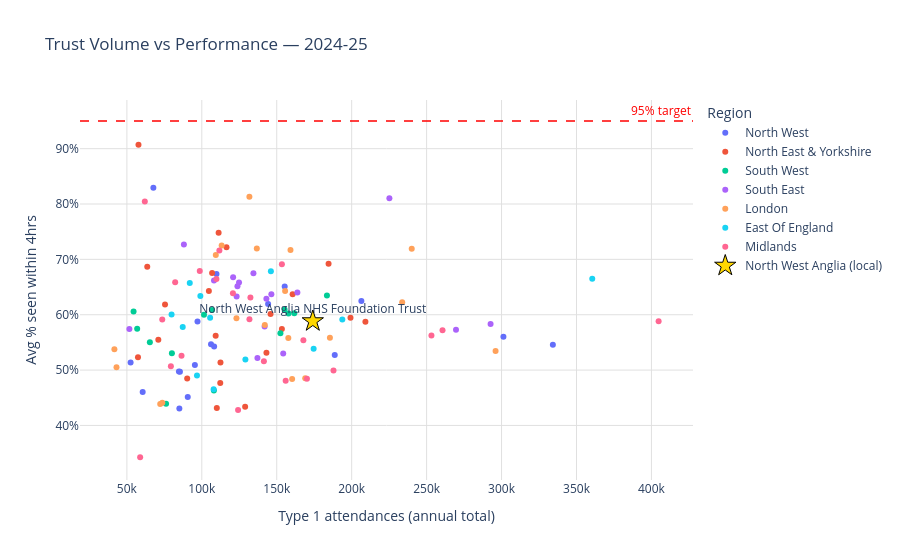

The notebook cell saved with this chart:
### Markdown cell above
## Chart 4 — Volume vs performance scatter (latest year)

Does a higher patient volume mean worse performance? This scatter plots each trust as a dot — x axis is total Type 1 attendances for the year, y axis is average performance. Colour shows region. The local trust (North West Anglia — Hinchingbrooke) is highlighted and labelled.

If there's a clear downward trend it would suggest busier trusts are systematically struggling. If the scatter is all over the place, volume alone isn't the driver.

### Code cell
trust_agg = (
    latest
    .groupby(["code", "name", "region_label", "is_local_trust"])
    .agg(
        total_type1=("type1_attendances", "sum"),
        avg_perf=("pct_4hr_type1_pct", "mean")
    )
    .reset_index()
    .dropna(subset=["avg_perf", "total_type1"])
)

trust_agg["label"] = trust_agg.apply(
    lambda r: r["name"] if r["is_local_trust"] == 1 else "", axis=1
)

fig = px.scatter(
    trust_agg,
    x="total_type1",
    y="avg_perf",
    color="region_label",
    hover_name="name",
    text="label",
    title=f"Trust Volume vs Performance — {latest_year}",
    labels={
        "total_type1": "Type 1 attendances (annual total)",
        "avg_perf": "Avg % seen within 4hrs",
        "region_label": "Region"
    }
)

# make local trust stand out
local_trust = trust_agg[trust_agg["is_local_trust"] == 1]
if not local_trust.empty:
    fig.add_trace(go.Scatter(
        x=local_trust["total_type1"],
        y=local_trust["avg_perf"],
        mode="markers",
        marker=dict(symbol="star", size=16, color="gold", line=dict(color="black", width=1)),
        name="North West Anglia (local)",
        hovertext=local_trust["name"],
        hoverinfo="text"
    ))

fig.add_hline(
    y=95, line_dash="dash", line_color="red", line_width=1.5,
    annotation_text="95% target", annotation_position="top right",
    annotation_font_color="red"
)

fig.update_traces(textposition="top center", selector=dict(mode="markers+text"))
fig.update_layout(
    plot_bgcolor="white",
    yaxis=dict(ticksuffix="%")
)
fig.update_xaxes(showgrid=True, gridcolor="#e0e0e0")
fig.update_yaxes(showgrid=True, gridcolor="#e0e0e0")

fig.write_html("../outputs/figures/plotly_04_scatter_volume_performance.html")
fig.show()

### Figure 1 — Plotly figure (JSON) as saved in the notebook; plotly's stock layout.template omitted (floating-point values rounded to 4 significant figures)
{"data": [{"hovertemplate": "<b>%{hovertext}</b><br><br>Region=North West<br>Type 1 attendances (annual total)=%{x}<br>Avg % seen within 4hrs=%{y}<br>label=%{text}<extra></extra>", "hovertext": ["Manchester University NHS Foundation Trust", "Wirral University Teaching Hospital NHS Foundation Trust", "Mersey And West Lancashire Teaching Hospitals NHS Trust", "Alder Hey Children's NHS Foundation Trust", "Mid Cheshire Hospitals NHS Foundation Trust", "Liverpool University Hospitals NHS Foundation Trust", "East Cheshire NHS Trust", "Countess Of Chester Hospital NHS Foundation Trust", "Northern Care Alliance NHS Foundation Trust", "Bolton NHS Foundation Trust", "Tameside And Glossop Integrated Care NHS Foundation Trust", "Wrightington, Wigan And Leigh NHS Foundation Trust", "University Hospitals Of Morecambe Bay NHS Foundation Trust", "Stockport NHS Foundation Trust", "Warrington And Halton Teaching Hospitals NHS Foundation Trust", "Blackpool Teaching Hospitals NHS Foundation Trust", "Lancashire Teaching Hospitals NHS Foundation Trust", "East Lancashire Hospitals NHS Trust"], "legendgroup": "North West", "marker": {"color": "#636efa", "symbol": "circle"}, "mode": "markers+text", "name": "North West", "orientation": "v", "showlegend": true, "text": ["", "", "", "", "", "", "", "", "", "", "", "", "", "", "", "", "", ""], "textposition": "top center", "type": "scatter", "x": [334200.0, 90620.0, 206500.0, 67680.0, 85020.0, 188700.0, 52480.0, 60540.0, 301300.0, 95380.0, 106200.0, 85410.0, 109800.0, 97130.0, 84720.0, 108200.0, 144200.0, 155300.0], "xaxis": "x", "y": [54.58, 45.12, 62.47, 82.95, 43.05, 52.73, 51.38, 46.05, 56.02, 50.9, 54.67, 49.7, 67.38, 58.77, 49.75, 54.27, 61.95, 65.1], "yaxis": "y"}, {"hovertemplate": "<b>%{hovertext}</b><br><br>Region=North East & Yorkshire<br>Type 1 attendances (annual total)=%{x}<br>Avg % seen within 4hrs=%{y}<br>label=%{text}<extra></extra>", "hovertext": ["South Tyneside And Sunderland NHS Foundation Trust", "Bradford Teaching Hospitals NHS Foundation Trust", "York And Scarborough Teaching Hospitals NHS Foundation Trust", "Harrogate And District NHS Foundation Trust", "Airedale NHS Foundation Trust", "Sheffield Children's NHS Foundation Trust", "Barnsley Hospital NHS Foundation Trust", "The Rotherham NHS Foundation Trust", "Sheffield Teaching Hospitals NHS Foundation Trust", "Northern Lincolnshire And Goole NHS Foundation Trust", "North Cumbria Integrated Care NHS Foundation Trust", "Doncaster And Bassetlaw Teaching Hospitals NHS Foundation Trust", "Gateshead Health NHS Foundation Trust", "Leeds Teaching Hospitals NHS Trust", "The Newcastle Upon Tyne Hospitals NHS Foundation Trust", "Northumbria Healthcare NHS Foundation Trust", "South Tees Hospitals NHS Foundation Trust", "North Tees And Hartlepool NHS Foundation Trust", "Hull University Teaching Hospitals NHS Trust", "Calderdale And Huddersfield NHS Foundation Trust", "Mid Yorkshire Teaching NHS Trust", "County Durham And Darlington NHS Foundation Trust"], "legendgroup": "North East & Yorkshire", "marker": {"color": "#EF553B", "symbol": "circle"}, "mode": "markers+text", "name": "North East & Yorkshire", "orientation": "v", "showlegend": true, "text": ["", "", "", "", "", "", "", "", "", "", "", "", "", "", "", "", "", "", "", "", "", ""], "textposition": "top center", "type": "scatter", "x": [143100.0, 111200.0, 128900.0, 63590.0, 75450.0, 57740.0, 106900.0, 104700.0, 112300.0, 112500.0, 109200.0, 160600.0, 70990.0, 209200.0, 145900.0, 116500.0, 90250.0, 57400.0, 110000.0, 184600.0, 199200.0, 153400.0], "xaxis": "x", "y": [53.15, 74.8, 43.38, 68.67, 61.85, 90.7, 67.53, 64.28, 47.67, 51.35, 56.2, 63.7, 55.5, 58.73, 60.12, 72.17, 48.5, 52.3, 43.15, 69.22, 59.45, 57.42], "yaxis": "y"}, {"hovertemplate": "<b>%{hovertext}</b><br><br>Region=South West<br>Type 1 attendances (annual total)=%{x}<br>Avg % seen within 4hrs=%{y}<br>label=%{text}<extra></extra>", "hovertext": ["University Hospitals Dorset NHS Foundation Trust", "University Hospitals Bristol And Weston NHS Foundation Trust", "Torbay And South Devon NHS Foundation Trust", "Dorset County Hospital NHS Foundation Trust", "Royal United Hospitals Bath NHS Foundation Trust", "Royal Cornwall Hospitals NHS Trust", "Somerset NHS Foundation Trust", "Royal Devon University Healthcare NHS Foundation Trust", "University Hospitals Plymouth NHS Trust", "Great Western Hospitals NHS Foundation Trust", "Salisbury NHS Foundation Trust", "Gloucestershire Hospitals NHS Foundation Trust", "North Bristol NHS Trust"], "legendgroup": "South West", "marker": {"color": "#00cc96", "symbol": "circle"}, "mode": "markers+text", "name": "South West", "orientation": "v", "showlegend": true, "text": ["", "", "", "", "", "", "", "", "", "", "", "", ""], "textposition": "top center", "type": "scatter", "x": [157800.0, 183500.0, 80040.0, 54470.0, 101500.0, 76160.0, 152500.0, 161700.0, 108100.0, 65330.0, 56870.0, 155200.0, 106800.0], "xaxis": "x", "y": [60.23, 63.48, 53.05, 60.6, 59.98, 43.9, 56.65, 60.27, 46.3, 55.02, 57.48, 60.92, 60.88], "yaxis": "y"}, {"hovertemplate": "<b>%{hovertext}</b><br><br>Region=South East<br>Type 1 attendances (annual total)=%{x}<br>Avg % seen within 4hrs=%{y}<br>label=%{text}<extra></extra>", "hovertext": ["Isle Of Wight NHS Trust", "Royal Surrey County Hospital NHS Foundation Trust", "Frimley Health NHS Foundation Trust", "University Hospital Southampton NHS Foundation Trust", "Portsmouth Hospitals University National Health Service Trust", "Royal Berkshire NHS Foundation Trust", "Hampshire Hospitals NHS Foundation Trust", "Dartford And Gravesham NHS Trust", "Medway NHS Foundation Trust", "Oxford University Hospitals NHS Foundation Trust", "Ashford And St Peter's Hospitals NHS Foundation Trust", "Surrey And Sussex Healthcare NHS Trust", "East Kent Hospitals University NHS Foundation Trust", "Maidstone And Tunbridge Wells NHS Trust", "East Sussex Healthcare NHS Trust", "Buckinghamshire Healthcare NHS Trust", "University Hospitals Sussex NHS Foundation Trust"], "legendgroup": "South East", "marker": {"color": "#ab63fa", "symbol": "circle"}, "mode": "markers+text", "name": "South East", "orientation": "v", "showlegend": true, "text": ["", "", "", "", "", "", "", "", "", "", "", "", "", "", "", "", ""], "textposition": "top center", "type": "scatter", "x": [51670.0, 88050.0, 269600.0, 143100.0, 137100.0, 146400.0, 141900.0, 134400.0, 108100.0, 163800.0, 120900.0, 124800.0, 154300.0, 225200.0, 123800.0, 123200.0, 292700.0], "xaxis": "x", "y": [57.42, 72.7, 57.3, 62.88, 52.17, 63.7, 57.88, 67.5, 66.2, 64.0, 66.78, 65.83, 52.98, 81.05, 65.15, 63.3, 58.33], "yaxis": "y"}, {"hovertemplate": "<b>%{hovertext}</b><br><br>Region=London<br>Type 1 attendances (annual total)=%{x}<br>Avg % seen within 4hrs=%{y}<br>label=%{text}<extra></extra>", "hovertext": ["Barts Health NHS Trust", "London North West University Healthcare NHS Trust", "Royal Free London NHS Foundation Trust", "North Middlesex University Hospital NHS Trust", "The Hillingdon Hospitals NHS Foundation Trust", "Kingston And Richmond NHS Foundation Trust", "Kingston Hospital NHS Foundation Trust", "Barking, Havering And Redbridge University Hospitals NHS Trust", "Guy's And St Thomas' NHS Foundation Trust", "Lewisham And Greenwich NHS Trust", "Croydon Health Services NHS Trust", "St George's University Hospitals NHS Foundation Trust", "King's College Hospital NHS Foundation Trust", "Whittington Health NHS Trust", "Chelsea And Westminster Hospital NHS Foundation Trust", "Homerton Healthcare NHS Foundation Trust", "University College London Hospitals NHS Foundation Trust", "Epsom And St Helier University Hospitals NHS Trust", "Imperial College Healthcare NHS Trust"], "legendgroup": "London", "marker": {"color": "#FFA15A", "symbol": "circle"}, "mode": "markers+text", "name": "London", "orientation": "v", "showlegend": true, "text": ["", "", "", "", "", "", "", "", "", "", "", "", "", "", "", "", "", "", ""], "textposition": "top center", "type": "scatter", "x": [296000.0, 160300.0, 233700.0, 73650.0, 72240.0, 43080.0, 41680.0, 157700.0, 123100.0, 169000.0, 155600.0, 113300.0, 185500.0, 109300.0, 240100.0, 131800.0, 159200.0, 136700.0, 142000.0], "xaxis": "x", "y": [53.45, 48.38, 62.25, 44.1, 43.88, 50.5, 53.75, 55.77, 59.35, 48.52, 64.28, 72.53, 55.85, 70.8, 71.93, 81.3, 71.7, 71.97, 58.12], "yaxis": "y"}, {"hovertemplate": "<b>%{hovertext}</b><br><br>Region=East Of England<br>Type 1 attendances (annual total)=%{x}<br>Avg % seen within 4hrs=%{y}<br>label=%{text}<extra></extra>", "hovertext": ["Mid And South Essex NHS Foundation Trust", "Bedfordshire Hospitals NHS Foundation Trust", "The Queen Elizabeth Hospital, King's Lynn, NHS Foundation Trust", "Milton Keynes University Hospital NHS Foundation Trust", "East Suffolk And North Essex NHS Foundation Trust", "North West Anglia NHS Foundation Trust", "James Paget University Hospitals NHS Foundation Trust", "West Suffolk NHS Foundation Trust", "Cambridge University Hospitals NHS Foundation Trust", "Norfolk And Norwich University Hospitals NHS Foundation Trust", "The Princess Alexandra Hospital NHS Trust", "West Hertfordshire Teaching Hospitals NHS Trust", "East And North Hertfordshire NHS Trust"], "legendgroup": "East Of England", "marker": {"color": "#19d3f3", "symbol": "circle"}, "mode": "markers+text", "name": "East Of England", "orientation": "v", "showlegend": true, "text": ["", "", "", "", "", "North West Anglia NHS Foundation Trust", "", "", "", "", "", "", ""], "textposition": "top center", "type": "scatter", "x": [360500.0, 193800.0, 79820.0, 105500.0, 174600.0, 174100.0, 87260.0, 91970.0, 129100.0, 146100.0, 96770.0, 99030.0, 107900.0], "xaxis": "x", "y": [66.5, 59.12, 60.05, 59.45, 53.88, 58.83, 57.77, 65.72, 51.9, 67.85, 49.0, 63.38, 46.52], "yaxis": "y"}, {"hovertemplate": "<b>%{hovertext}</b><br><br>Region=Midlands<br>Type 1 attendances (annual total)=%{x}<br>Avg % seen within 4hrs=%{y}<br>label=%{text}<extra></extra>", "hovertext": ["Walsall Healthcare NHS Trust", "Chesterfield Royal Hospital NHS Foundation Trust", "South Warwickshire University NHS Foundation Trust", "University Hospitals Of North Midlands NHS Trust", "Sherwood Forest Hospitals NHS Foundation Trust", "University Hospitals Coventry And Warwickshire NHS Trust", "The Royal Wolverhampton NHS Trust", "Wye Valley NHS Trust", "George Eliot Hospital NHS Trust", "The Dudley Group NHS Foundation Trust", "Kettering General Hospital NHS Foundation Trust", "Northampton General Hospital NHS Trust", "Birmingham Women's And Children's NHS Foundation Trust", "University Hospitals Birmingham NHS Foundation Trust", "University Hospitals Of Derby And Burton NHS Foundation Trust", "United Lincolnshire Hospitals NHS Trust", "United Lincolnshire Teaching Hospitals NHS Trust", "University Hospitals Of Leicester NHS Trust", "Worcestershire Acute Hospitals NHS Trust", "Nottingham University Hospitals NHS Trust", "Sandwell And West Birmingham Hospitals NHS Trust", "The Shrewsbury And Telford Hospital NHS Trust"], "legendgroup": "Midlands", "marker": {"color": "#FF6692", "symbol": "circle"}, "mode": "markers+text", "name": "Midlands", "orientation": "v", "showlegend": true, "text": ["", "", "", "", "", "", "", "", "", "", "", "", "", "", "", "", "", "", "", "", "", ""], "textposition": "top center", "type": "scatter", "x": [109800.0, 86470.0, 98650.0, 170100.0, 131800.0, 141400.0, 153400.0, 73600.0, 82220.0, 111700.0, 120800.0, 132400.0, 61980.0, 404800.0, 253200.0, 58860.0, 79360.0, 260600.0, 156000.0, 187900.0, 167800.0, 124200.0], "xaxis": "x", "y": [66.45, 52.58, 67.9, 48.45, 59.17, 51.6, 69.1, 59.15, 65.85, 71.62, 63.88, 63.12, 80.45, 58.83, 56.25, 34.25, 50.7, 57.17, 48.05, 49.92, 55.38, 42.77], "yaxis": "y"}, {"hoverinfo": "text", "hovertext": ["North West Anglia NHS Foundation Trust"], "marker": {"color": "gold", "line": {"color": "black", "width": 1}, "size": 16, "symbol": "star"}, "mode": "markers", "name": "North West Anglia (local)", "type": "scatter", "x": [174100.0], "y": [58.83]}], "layout": {"annotations": [{"font": {"color": "red"}, "showarrow": false, "text": "95% target", "x": 1, "xanchor": "right", "xref": "x domain", "y": 95, "yanchor": "bottom", "yref": "y"}], "legend": {"title": {"text": "Region"}, "tracegroupgap": 0}, "plot_bgcolor": "white", "shapes": [{"line": {"color": "red", "dash": "dash", "width": 1.5}, "type": "line", "x0": 0, "x1": 1, "xref": "x domain", "y0": 95, "y1": 95, "yref": "y"}], "title": {"text": "Trust Volume vs Performance — 2024-25"}, "xaxis": {"anchor": "y", "domain": [0.0, 1.0], "gridcolor": "#e0e0e0", "showgrid": true, "title": {"text": "Type 1 attendances (annual total)"}}, "yaxis": {"anchor": "x", "domain": [0.0, 1.0], "gridcolor": "#e0e0e0", "showgrid": true, "ticksuffix": "%", "title": {"text": "Avg % seen within 4hrs"}}}}
